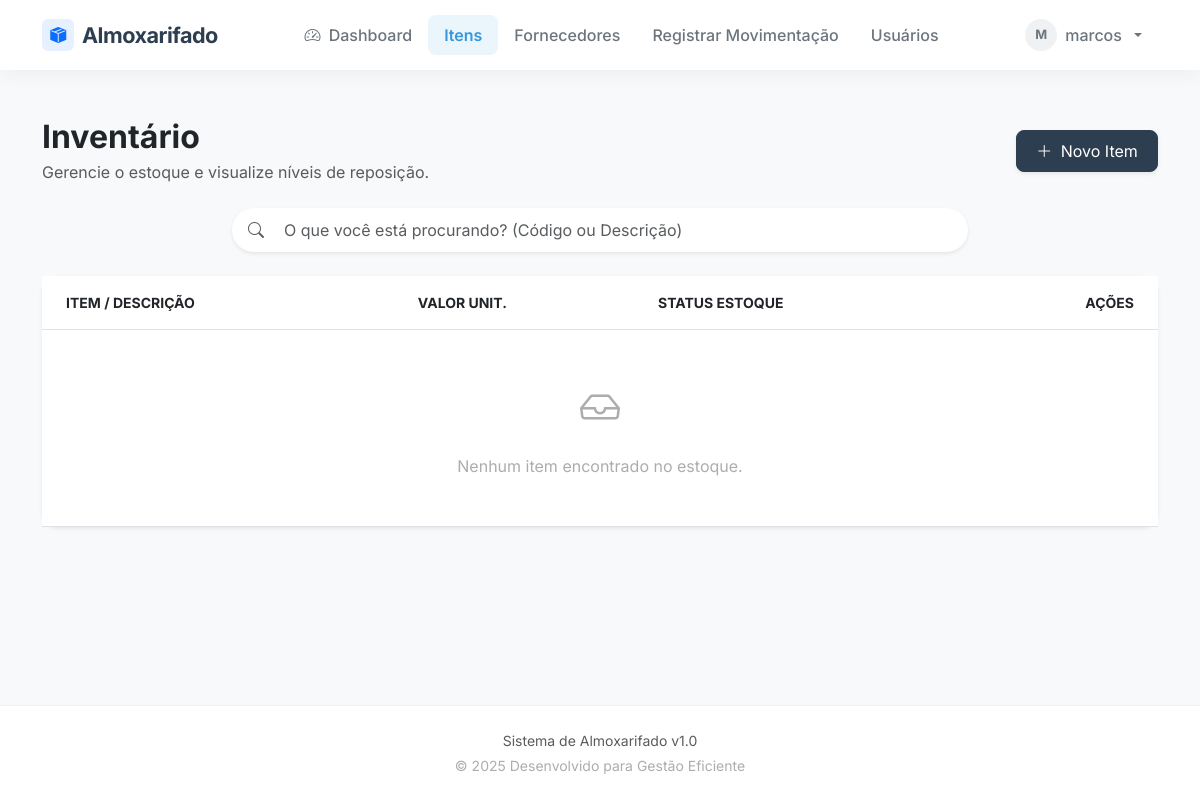
/itens/ (signed in), run on an earlier commit of the app's database.
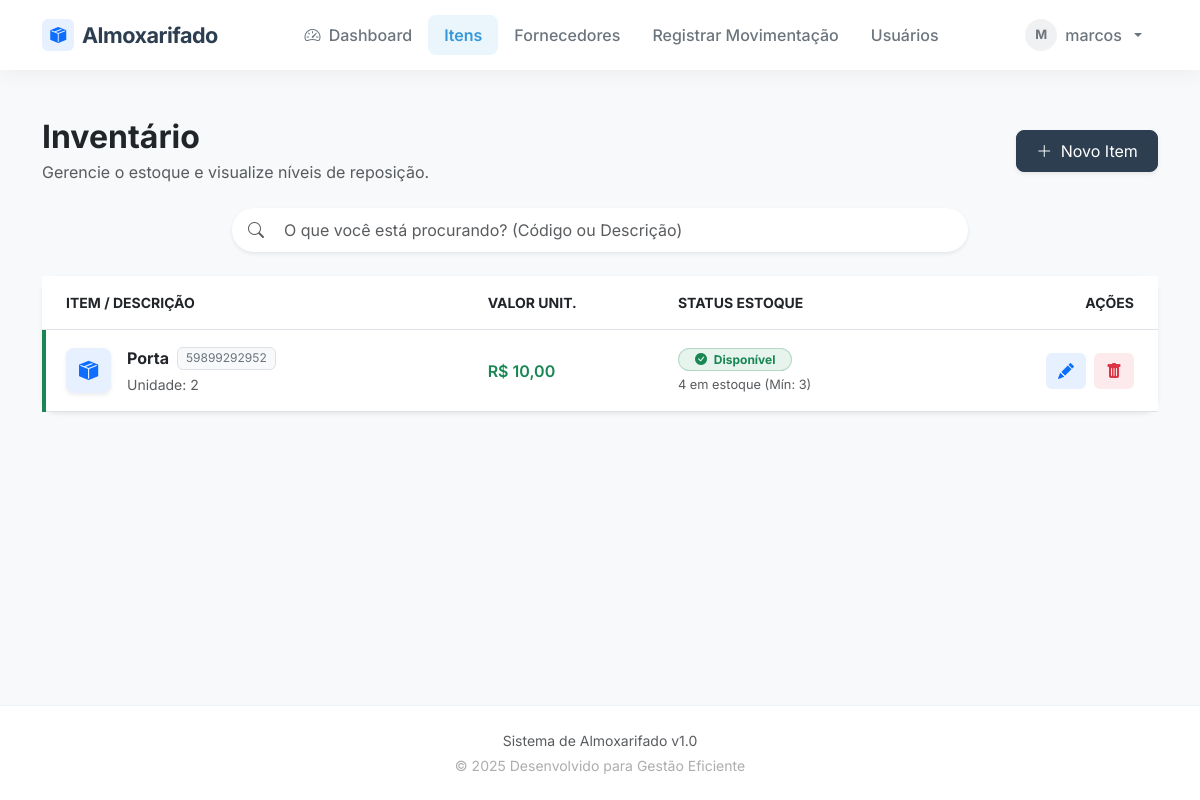
And on a later commit of the database.
### estoque/models.py (models this page shows, shortened)
class Item(models.Model):
    codigo = models.CharField(max_length=20, unique=True)
    descricao = models.CharField(max_length=150)
    unidade_medida = models.CharField(max_length=20)
    valor_unitario = models.DecimalField(max_digits=10, decimal_places=2)
    fornecedor = models.ForeignKey(Fornecedor, on_delete=models.SET_NULL, null=True, blank=True)
    estoque_minimo = models.IntegerField(default=0)
    estoque_maximo = models.IntegerField(default=0)
    quantidade_atual = models.IntegerField(default=0)

### estoque/views.py (the view)
# urls.py: path('itens/', views.index, name='index'),
@login_required
def index(request):
    items = Item.objects.all().order_by('descricao')
    paginator = Paginator(items, 20)
    page = request.GET.get('page')
    items = paginator.get_page(page)
    return render(request, 'estoque/item_list.html', {'items': items})

### templates/estoque/item_list.html (shortened to what this page needs)
{% extends 'base.html' %}
{% block content %}
<div class="row mb-4 align-items-center">
  <div class="col-md-6">
    <h2 class="fw-bold text-dark mb-1">Inventário</h2>
    <p class="text-muted mb-0">Gerencie o estoque e visualize níveis de reposição.</p>
  </div>
  <div class="col-md-6 text-md-end mt-3 mt-md-0">
    {% if perms.estoque.add_item %}
      <a class="btn btn-primary shadow-sm" href="{% url 'item_create' %}">
        <i class="bi bi-plus-lg me-1"></i> Novo Item
      </a>
    {% endif %}
  </div>
</div>
<div class="row mb-4">
  <div class="col-lg-8 mx-auto">
    <div class="card border-0 shadow-sm rounded-pill overflow-hidden">
      <div class="card-body p-1 ps-3 d-flex align-items-center">
        <i class="bi bi-search text-muted me-2"></i>
        <input type="text" class="form-control border-0 shadow-none"
               name="q"
               placeholder="O que você está procurando? (Código ou Descrição)"
               hx-get="{% url 'buscar_item' %}"
               hx-trigger="keyup changed delay:500ms"
               hx-target="#results-table"
               hx-indicator=".htmx-indicator"
               autocomplete="off">
      </div>
    </div>
  </div>
</div>
<div class="card border-0 shadow-sm rounded-4">
  <div class="card-body p-0">
    <div class="table-responsive">
      <table class="table align-middle table-hover mb-0" style="border-collapse: separate; border-spacing: 0;">
        <thead class="bg-light">
          <tr class="text-secondary text-uppercase small fw-bold">
            <th class="ps-4 py-3 border-bottom">Item / Descrição</th>
            <th class="py-3 border-bottom">Valor Unit.</th> <th class="py-3 border-bottom">Status Estoque</th>
            <th class="text-end pe-4 py-3 border-bottom">Ações</th>
          </tr>
        </thead>
        <tbody id="results-table">
          {% include 'estoque/partials/tabela_itens.html' %}
        </tbody>
      </table>
    </div>
  </div>
</div>
{% endblock %}

### templates/estoque/partials/tabela_itens.html
{% load l10n %}
{% for item in items %}
<tr class="bg-white position-relative">
  <td class="ps-4 py-3">
    {% if item.quantidade_atual <= item.estoque_minimo %}
      <div class="position-absolute top-0 bottom-0 start-0 bg-danger" style="width: 4px;"></div>
    {% else %}
      <div class="position-absolute top-0 bottom-0 start-0 bg-success" style="width: 4px;"></div>
    {% endif %}
    <div class="d-flex align-items-center">
      <div class="rounded-3 bg-primary bg-opacity-10 text-primary d-flex align-items-center justify-content-center me-3 shadow-sm" style="width: 45px; height: 45px; font-size: 1.2rem;">
        <i class="bi bi-box-seam-fill"></i>
      </div>
      <div>
        <div class="fw-bold text-dark mb-0 d-flex align-items-center gap-2">
          <a href="{% url 'item_detail' item.pk %}" class="text-decoration-none text-dark stretched-link">
            {{ item.descricao }}
          </a>
          <span class="badge bg-light text-secondary border fw-normal">{{ item.codigo }}</span>
        </div>
        <small class="text-muted d-block mt-1">
          Unidade: {{ item.unidade_medida }}
        </small>
      </div>
    </div>
  </td>
  <td class="fw-semibold text-success">
    R$ {{ item.valor_unitario|localize }}
  </td>
  <td>
    {% if item.quantidade_atual <= item.estoque_minimo %}
      <div class="d-flex flex-column">
        <span class="badge bg-danger bg-opacity-10 text-danger border border-danger border-opacity-25 rounded-pill px-3 mb-1 align-self-start">
          <i class="bi bi-exclamation-triangle-fill me-1"></i> Repor Estoque
        </span>
        <small class="text-danger fw-bold" style="font-size: 0.8rem;">
          Restam apenas {{ item.quantidade_atual }}
        </small>
      </div>
    {% else %}
      <div class="d-flex flex-column">
        <span class="badge bg-success bg-opacity-10 text-success border border-success border-opacity-25 rounded-pill px-3 mb-1 align-self-start">
          <i class="bi bi-check-circle-fill me-1"></i> Disponível
        </span>
        <small class="text-muted" style="font-size: 0.8rem;">
          {{ item.quantidade_atual }} em estoque (Mín: {{ item.estoque_minimo }})
        </small>
      </div>
    {% endif %}
  </td>
  <td class="text-end pe-4">
    <div class="d-inline-flex gap-2 position-relative" style="z-index: 2;">
      {% if perms.estoque.change_item %}
        <a href="{% url 'item_edit' item.pk %}" class="btn btn-icon btn-light text-primary border-0 bg-primary bg-opacity-10 hover-primary" title="Editar">
          <i class="bi bi-pencil-fill"></i>
        </a>
      {% endif %}
      {% if perms.estoque.delete_item %}
        <button type="button"
                class="btn btn-icon btn-light text-danger border-0 bg-danger bg-opacity-10 hover-danger"
                title="Excluir"
                data-url="{% url 'item_delete' item.pk %}"
                data-nome="{{ item.descricao }}"
                onclick="confirmarExclusao(this.dataset.url, this.dataset.nome)">
          <i class="bi bi-trash-fill"></i>
        </button>
      {% endif %}
    </div>
  </td>
</tr>
{% empty %}
<tr>
  <td colspan="4" class="text-center py-5">
    <div class="text-muted opacity-50">
      <i class="bi bi-inbox fs-1 d-block mb-3"></i>
      <p class="mb-0">Nenhum item encontrado no estoque.</p>
    </div>
  </td>
</tr>
{% endfor %}

What changed in the data, as far as the page shows it:
added Item: descricao "Porta", codigo "59899292952", unidade_medida "2", valor_unitario "10,00", quantidade_atual "4", estoque_minimo "3"
Also different on the page:
text no longer shown: "Nenhum item encontrado no estoque."
